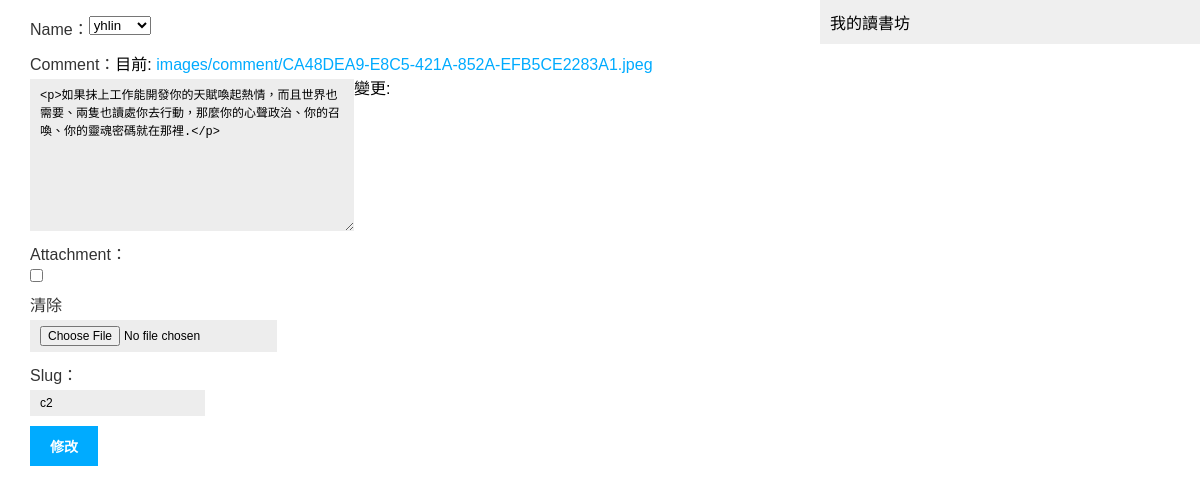
Page /app1/comment_edit/2/c2/ on the earlier database version.
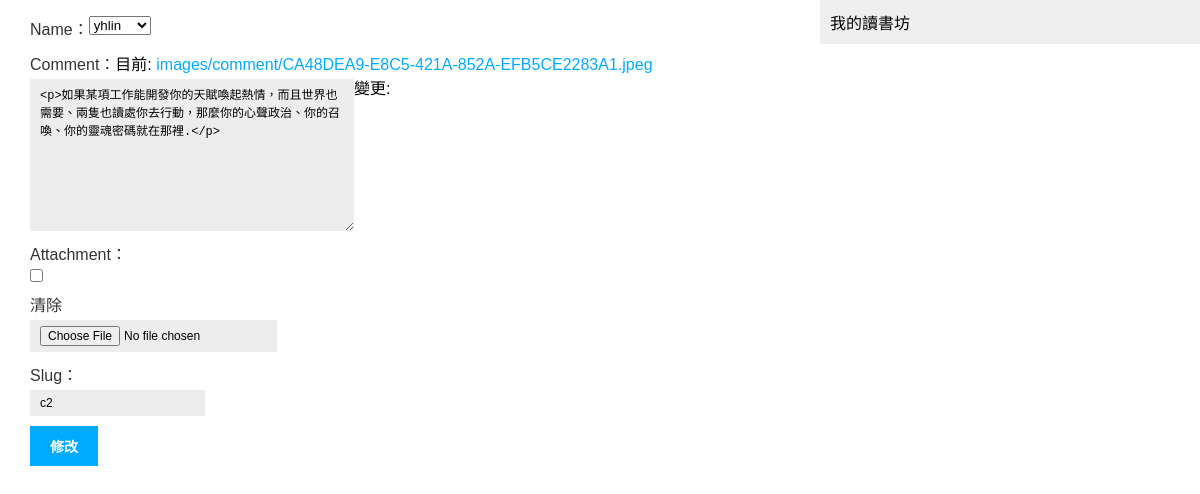
Same page on the later database version.
### app1/models.py (models this page shows, shortened)
class Comment(models.Model):
    chapter = models.ForeignKey(Chapter,on_delete=models.CASCADE,related_name='comment',null=True)
    slug = models.SlugField(max_length=250, unique_for_date='created')
    name = models.ForeignKey(User,on_delete=models.CASCADE,related_name='comment',null=True)
    comment = RichTextField()
    attachment = models.ImageField(upload_to='images/comment/', blank=True, null=True)
    created = models.DateTimeField(auto_now_add=True)
    updated = models.DateTimeField(auto_now=True)

### app1/views.py (the view)
# urls.py: path('comment_edit/<int:id>/<slug:comment>/', views.comment_edit, name='comment_edit'),
def comment_edit(request,id,comment):
    comments = get_object_or_404(Comment,id=id,slug=comment)
    form = CommentForm(request.POST,request.FILES,instance=comments)
    if form.is_valid():
        comment = form.save(commit=True)
        comment.save()
        return redirect(reverse('app1:ch_detail', args=[comments.chapter.id,comments.chapter.slug]))
    else:
        form = CommentForm(instance=comments)
        context = {'comments':comments,'form':form}
    return render(request,'blog/post/edit_comment.html',context)

### app1/forms.py
class CommentForm(forms.ModelForm):
    def __init__(self, *args, **kwargs):
        super(CommentForm, self).__init__(*args, **kwargs)
        for field_name, field in self.fields.items():
            field.widget.attrs['class'] = 'form-control'
    class Meta:
        model = Comment
        fields = ['name','comment','attachment','slug']

### app1/templates/blog/post/edit_comment.html (shortened to what this page needs)
{% extends 'blog/base.html' %}
{% load static %}
{% block content %}
<form method="post" enctype="multipart/form-data"
      action="{% url 'app1:comment_edit' comments.id comments.slug %}">
    {{ form.as_p }}
    <input type="submit" value="修改">
</form>
{% endblock %}

Differences in the rows shown:
changed Comment "yhlin": comment "<p>如果抹上工作能開發你的天賦喚起熱情，而且世界也需要、兩隻也讀處你去行動，那麼你的心聲政治、你的召喚、你的靈魂密碼就在那裡.</p>" → "<p>如果某項工作能開發你的天賦喚起熱情，而且世界也需要、兩隻也讀處你去行動，那麼你的心聲政治、你的召喚、你的靈魂密碼就在那裡.</p>"
